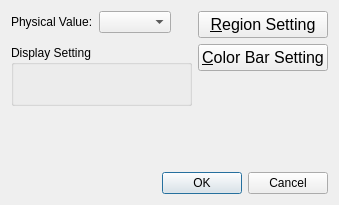
<?xml version="1.0" encoding="UTF-8"?>
<ui version="4.0">
 <class>Post2dWindowContourSettingDialog</class>
 <widget class="QDialog" name="Post2dWindowContourSettingDialog">
  <property name="geometry">
   <rect>
    <x>0</x>
    <y>0</y>
    <width>339</width>
    <height>205</height>
   </rect>
  </property>
  <property name="windowTitle">
   <string>Scalar Setting</string>
  </property>
  <layout class="QVBoxLayout" name="verticalLayout_3">
   <item>
    <layout class="QHBoxLayout" name="horizontalLayout_2">
     <item>
      <layout class="QVBoxLayout" name="verticalLayout">
       <item>
        <layout class="QHBoxLayout" name="horizontalLayout_3">
         <item>
          <widget class="QLabel" name="physicalValueLabel">
           <property name="text">
            <string>Physical Value:</string>
           </property>
          </widget>
         </item>
         <item>
          <widget class="QComboBox" name="physicalValueComboBox"/>
         </item>
         <item>
          <spacer name="horizontalSpacer">
           <property name="orientation">
            <enum>Qt::Horizontal</enum>
           </property>
           <property name="sizeHint" stdset="0">
            <size>
             <width>40</width>
             <height>20</height>
            </size>
           </property>
          </spacer>
         </item>
        </layout>
       </item>
       <item>
        <widget class="LookupTableEditWidget" name="colormapWidget" native="true"/>
       </item>
       <item>
        <widget class="QGroupBox" name="contourGroupBox">
         <property name="title">
          <string>Display Setting</string>
         </property>
         <layout class="QHBoxLayout" name="horizontalLayout_5">
          <item>
           <widget class="ContourSettingWidget" name="contourWidget" native="true"/>
          </item>
          <item>
           <spacer name="horizontalSpacer_3">
            <property name="orientation">
             <enum>Qt::Horizontal</enum>
            </property>
            <property name="sizeHint" stdset="0">
             <size>
              <width>343</width>
              <height>20</height>
             </size>
            </property>
           </spacer>
          </item>
         </layout>
        </widget>
       </item>
       <item>
        <layout class="QHBoxLayout" name="horizontalLayout">
         <item>
          <widget class="TransparencyWidget" name="transparencyWidget" native="true"/>
         </item>
         <item>
          <spacer name="horizontalSpacer_2">
           <property name="orientation">
            <enum>Qt::Horizontal</enum>
           </property>
           <property name="sizeHint" stdset="0">
            <size>
             <width>40</width>
             <height>20</height>
            </size>
           </property>
          </spacer>
         </item>
        </layout>
       </item>
       <item>
        <spacer name="verticalSpacer">
         <property name="orientation">
          <enum>Qt::Vertical</enum>
         </property>
         <property name="sizeHint" stdset="0">
          <size>
           <width>20</width>
           <height>40</height>
          </size>
         </property>
        </spacer>
       </item>
      </layout>
     </item>
     <item>
      <layout class="QVBoxLayout" name="verticalLayout_2">
       <item>
        <widget class="QPushButton" name="regionSettingButton">
         <property name="font">
          <font>
           <pointsize>12</pointsize>
          </font>
         </property>
         <property name="text">
          <string>&amp;Region Setting</string>
         </property>
        </widget>
       </item>
       <item>
        <widget class="QPushButton" name="colorbarSettingButton">
         <property name="font">
          <font>
           <pointsize>12</pointsize>
          </font>
         </property>
         <property name="text">
          <string>&amp;Color Bar Setting</string>
         </property>
        </widget>
       </item>
       <item>
        <spacer name="verticalSpacer_2">
         <property name="orientation">
          <enum>Qt::Vertical</enum>
         </property>
         <property name="sizeHint" stdset="0">
          <size>
           <width>20</width>
           <height>40</height>
          </size>
         </property>
        </spacer>
       </item>
      </layout>
     </item>
    </layout>
   </item>
   <item>
    <widget class="QDialogButtonBox" name="buttonBox">
     <property name="orientation">
      <enum>Qt::Horizontal</enum>
     </property>
     <property name="standardButtons">
      <set>QDialogButtonBox::Cancel|QDialogButtonBox::Ok</set>
     </property>
    </widget>
   </item>
  </layout>
 </widget>
 <customwidgets>
  <customwidget>
   <class>TransparencyWidget</class>
   <extends>QWidget</extends>
   <header>guibase/widget/transparencywidget.h</header>
   <container>1</container>
  </customwidget>
  <customwidget>
   <class>ContourSettingWidget</class>
   <extends>QWidget</extends>
   <header>guibase/widget/contoursettingwidget.h</header>
   <container>1</container>
   <slots>
    <signal>contourChanged()</signal>
   </slots>
  </customwidget>
  <customwidget>
   <class>LookupTableEditWidget</class>
   <extends>QWidget</extends>
   <header>guicore/scalarstocolors/lookuptableeditwidget.h</header>
   <container>1</container>
  </customwidget>
 </customwidgets>
 <resources/>
 <connections>
  <connection>
   <sender>buttonBox</sender>
   <signal>accepted()</signal>
   <receiver>Post2dWindowContourSettingDialog</receiver>
   <slot>accept()</slot>
   <hints>
    <hint type="sourcelabel">
     <x>248</x>
     <y>254</y>
    </hint>
    <hint type="destinationlabel">
     <x>157</x>
     <y>274</y>
    </hint>
   </hints>
  </connection>
  <connection>
   <sender>buttonBox</sender>
   <signal>rejected()</signal>
   <receiver>Post2dWindowContourSettingDialog</receiver>
   <slot>reject()</slot>
   <hints>
    <hint type="sourcelabel">
     <x>316</x>
     <y>260</y>
    </hint>
    <hint type="destinationlabel">
     <x>286</x>
     <y>274</y>
    </hint>
   </hints>
  </connection>
 </connections>
</ui>
